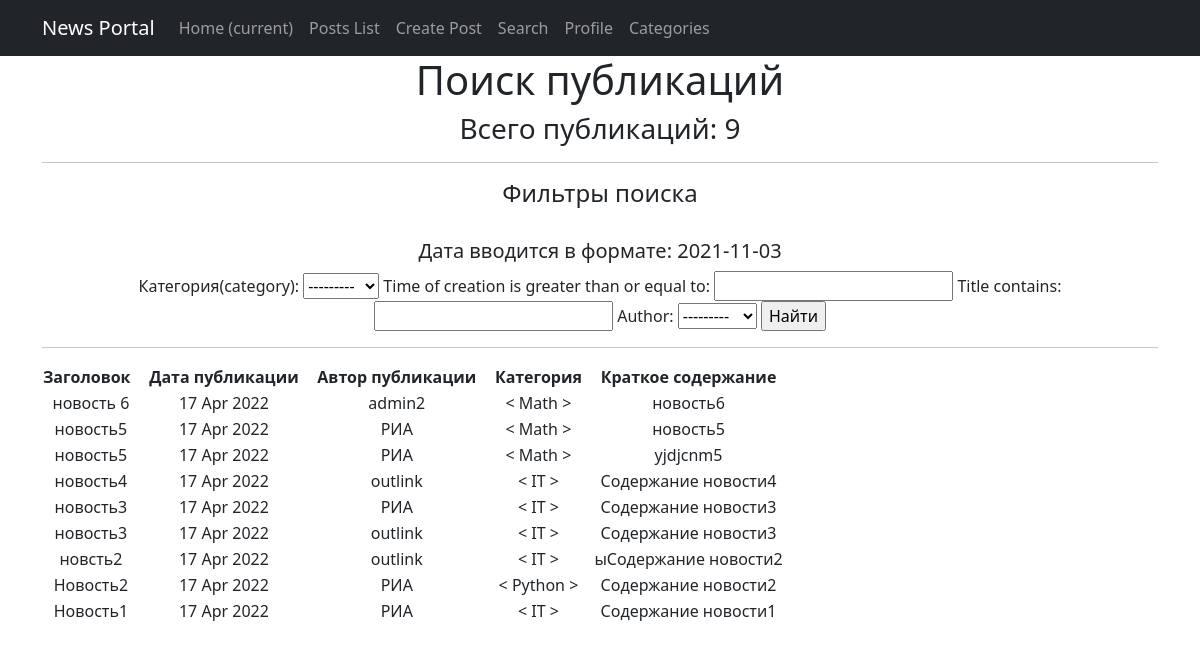
/posts/search/, run on the app's committed database.
### news/models.py (models this page shows, shortened)
class Post(models.Model):
    article = 'AR'
    news = 'NW'
    kind = [
        (article, 'Статья'),
        (news, 'Новость')
    ]
    author = models.ForeignKey(Author, on_delete=models.CASCADE)
    view = models.CharField(max_length=2, choices=kind, default=article)
    time_of_creation = models.DateTimeField(auto_now_add=True)
    post_category = models.ForeignKey(Category, on_delete=models.CASCADE, verbose_name='Категория(category)')
    title = models.CharField(max_length=128)
    text = models.TextField()
    post_rating = models.IntegerField(default=0)
    class Meta:
        verbose_name = 'Публикация'
        verbose_name_plural = 'Публикации'

class Author(models.Model):
    author_user = models.OneToOneField(User, on_delete=models.CASCADE)
    author_rating = models.IntegerField(default=0)
    class Meta:
        verbose_name = 'Автор'
        verbose_name_plural = 'Авторы'
    def __str__(self):
        return f'{self.author_user}'

class Category(models.Model):
    name = models.CharField(max_length=64, unique=True)
    subscribers = models.ManyToManyField(User, through='CategorySubscribers')
    class Meta:
        verbose_name = 'Категория'
        verbose_name_plural = 'Категории'
    def __str__(self):
        return f'{self.name}'

### news/views.py (the view)
# urls.py: path('search/', PostsSearch.as_view(), name='search'),
class PostsSearch(ListView):
    model = Post
    template_name = 'news/search.html'
    context_object_name = 'posts_search'
    ordering = ['-time_of_creation']
    def get_context_data(self, **kwargs):
        context = super().get_context_data(**kwargs)
        context['filter'] = PostFilter(self.request.GET, queryset=self.get_queryset()) # вписываем наш фильтр в контекст
        return context

### news/templatetags/custom_filters.py (called while the page is built)
@register.filter(name='censor')
def censor(value):
    censor_list = ['мат']
    text = value.split()
    for word in text:
        if word.lower() in censor_list:
            value = value.replace(word, '[CENSORED]')
    return value

### templates/news/search.html (shortened to what this page needs)
{% extends 'default.html' %}
{% load custom_filters %}
{% block content %}
    <h1>Поиск публикаций</h1>
    <h3><p align="center">Всего публикаций: {{ posts_search|length }}</p></h3>
    <hr>
    <h4>Фильтры поиска</h4>
    <br>
    <h5>Дата вводится в формате: 2021-11-03</h5>
    <form method="GET">
        {{ filter.form }}
        <input type="submit" value="Найти">
    </form>
    <hr>
    {% if posts_search %}
       <table>
           <thead>
              <th>
                  <b>Заголовок &nbsp </b>
              </th>
              <th>
                  <b> &nbsp Дата публикации &nbsp </b>
              </th>
              <th>
                  <b> &nbsp Автор публикации &nbsp </b>
              </th>
              <th>
                  <b> &nbsp Категория &nbsp </b>
              </th>
              <th>
                  <b> &nbsp Краткое содержание &nbsp</b>
              </th>
           </thead>
      {% for post in filter.qs %}
          <tr>
              <td>
                  {{ post.title|censor }}
              </td>
              <td>
                  {{ post.time_of_creation|date:'d M Y'}}
              </td>
              <td>
                  {{ post.author }}
              </td>
              <td>
                  < {{ post.post_category }} >
              </td>
              <td>
                  {{ post.text|truncatechars:50|censor }}
              </td>
          </tr>
      {% endfor %}
      </table>
    <br>
    {% else %}
      <h2>Публикаций нет!</h2>
    {% endif %}
{% endblock content %}

### data on the page
Post: title|censor "новость 6", time_of_creation "17 Apr 2022", author "admin2", post_category "Math", text|censor "новость6"
Post: title|censor "новость5", time_of_creation "17 Apr 2022", author "РИА", post_category "Math", text|censor "новость5"
Post: title|censor "новость5", time_of_creation "17 Apr 2022", author "РИА", post_category "Math", text|censor "yjdjcnm5"
Post: title|censor "новость4", time_of_creation "17 Apr 2022", author "outlink", post_category "IT", text|censor "Содержание новости4"
Post: title|censor "новость3", time_of_creation "17 Apr 2022", author "РИА", post_category "IT", text|censor "Содержание новости3"
Post: title|censor "новость3", time_of_creation "17 Apr 2022", author "outlink", post_category "IT", text|censor "Содержание новости3"
Post: title|censor "новсть2", time_of_creation "17 Apr 2022", author "outlink", post_category "IT", text|censor "ыСодержание новости2"
Post: title|censor "Новость2", time_of_creation "17 Apr 2022", author "РИА", post_category "Python", text|censor "Содержание новости2"
Post: title|censor "Новость1", time_of_creation "17 Apr 2022", author "РИА", post_category "IT", text|censor "Содержание новости1"

### other printed values
{{ posts_search|length }} "9"
